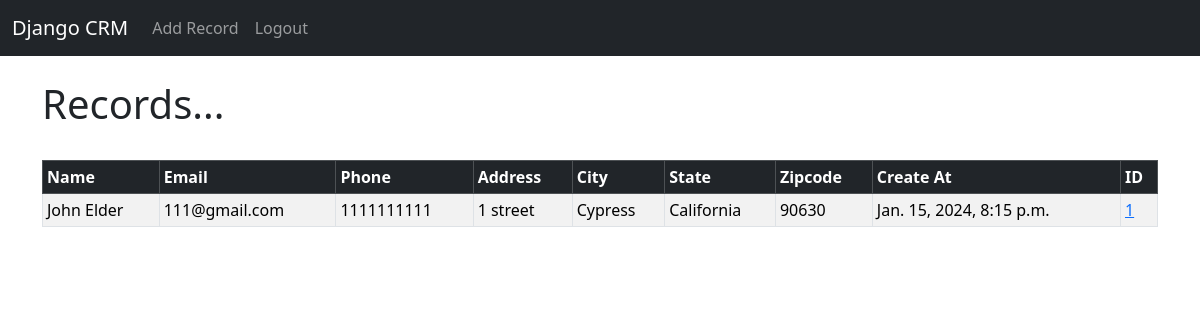
Before: / (signed in) with the older database file.
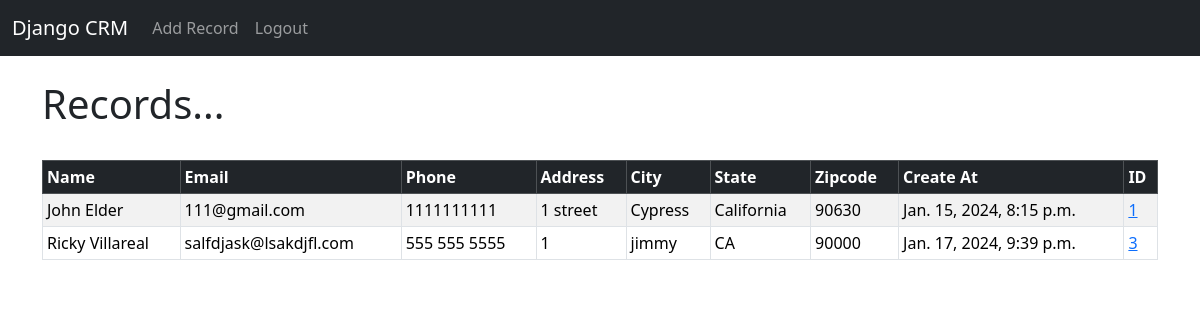
After: the same page with the newer database file.
### website/models.py (models this page shows, shortened)
class Record(models.Model):
    created_at = models.DateTimeField(auto_now_add=True)
    first_name = models.CharField(max_length = 50)
    last_name = models.CharField(max_length = 50)
    email = models.CharField(max_length = 75)
    phone = models.CharField(max_length = 12)
    address = models.CharField(max_length = 100)
    city = models.CharField(max_length = 50)
    state = models.CharField(max_length = 25)
    zipcode = models.CharField(max_length = 10)

### website/views.py (the view)
# urls.py: 2. Add a URL to urlpatterns:  path('', views.home, name='home')
def home(request):
    records = Record.objects.all()
    if request.method == "POST":
        username = request.POST['username']
        password = request.POST['password']
        user = authenticate(request, username=username, password=password)
        if user is not None:
            login(request, user)
            messages.success(request, "You have been logged in!")
            return redirect('home')
        else:
            messages.success(request, "Error logging in, please try again...")
            return redirect('home')
    else:
        return render(request, 'home.html', {'records':records})

### website/templates/home.html (shortened to what this page needs)
{% extends "base.html" %}
{%block content%}
    {% if user.is_authenticated %}
    <h1>Records...</h1>
    <br>
    <table class="table table-striped table-hover table-bordered table-sm">
      <thead class = "table-dark">
        <tr>
          <th scope="col">Name</th>
          <th scope="col">Email</th>
          <th scope="col">Phone</th>
          <th scope="col">Address</th>
          <th scope="col">City</th>
          <th scope="col">State</th>
          <th scope="col">Zipcode</th>
          <th scope="col">Create At</th>
          <th scope="col">ID</th>
        </tr>
      </thead>
      <tbody>
          {% if records %}
          {% for record in records %}
          <tr>
            <td>{{ record.first_name }} {{ record.last_name }}</td>
            <td>{{ record.email }}</td>
            <td>{{ record.phone }}</td>
            <td>{{ record.address }}</td>
            <td>{{ record.city }}</td>
            <td>{{ record.state }}</td>
            <td>{{ record.zipcode }}</td>
            <td>{{ record.created_at }}</td>
            <td><a href="{% url 'record' record.id %}">{{ record.id }}<a/></td>
          </tr>
          {% endfor %}
        {% endif %}
      </tbody>
    </table>
{% endif %}
{%endblock%}

### website/templates/base.html (shortened to what this page needs)
<!doctype html>
<html lang="en">
  <head>
    <link href="https://cdn.jsdelivr.net/npm/bootstrap@5.3.2/dist/css/bootstrap.min.css" rel="stylesheet">
  </head>
  <body>
    {% include 'navbar.html' %}
    <div class = "container">
      <br>
      {% block content %}
      {% endblock %}
    </div>
  </body>
</html>

### website/templates/navbar.html (shortened to what this page needs)
<nav class="navbar navbar-expand-lg navbar-dark bg-dark">
    <div class="container-fluid">
      <a class="navbar-brand" href="{% url 'home' %}">Django CRM</a>
      <div class="collapse navbar-collapse" id="navbarSupportedContent">
        <ul class="navbar-nav me-auto mb-2 mb-lg-0">
          {% if  user.is_authenticated %}
            <li class="nav-item">
              <a class="nav-link" href="{% url 'add_record' %}">Add Record</a>
            </li>
            <li class="nav-item">
              <a class="nav-link" href="{% url 'logout' %}">Logout</a>
            </li>
          {% endif %}
        </ul>
      </div>
    </div>
  </nav>

Changed rows visible on the page:
added Record: first_name "Ricky", last_name "Villareal", email "salfdjask@lsakdjfl.com", phone "555 555 5555", address "1", city "jimmy", state "CA", zipcode "90000", created_at "Jan. 17, 2024, 9:39 p.m.", id "3"
